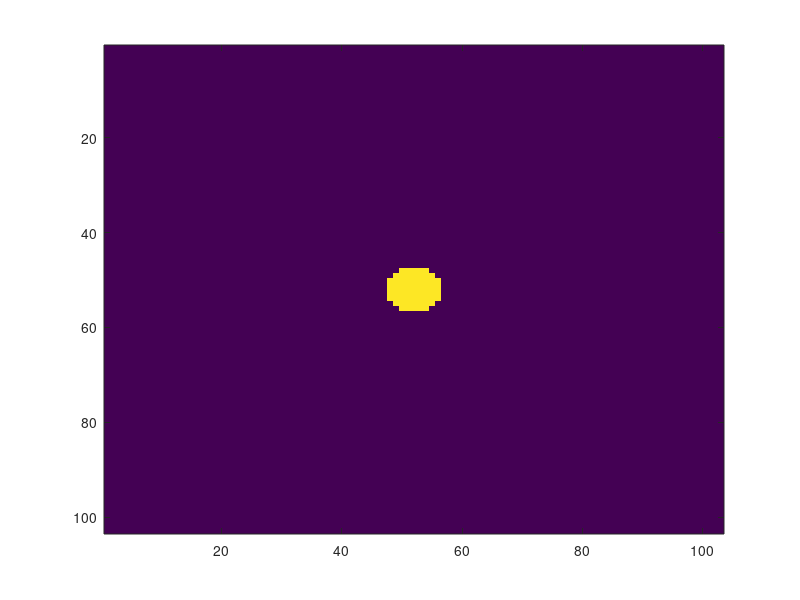

Recreate this plot in MATLAB.
[X,Y] = meshgrid(-51:51, -51:51);
%Produces indeces relative to 0 (range from -51 to 51)
circle_i = sqrt(X.^2 + Y.^2)<5; %5 pixels on either side of the centre point
%Index of 0s and 1s

imagesc(circle_i); %Creates circle
temp_map(circle_i) = 0; %Create zeros in central circle where circle_i == 1
%Only values corresponding to circle_i == 1 are impacted